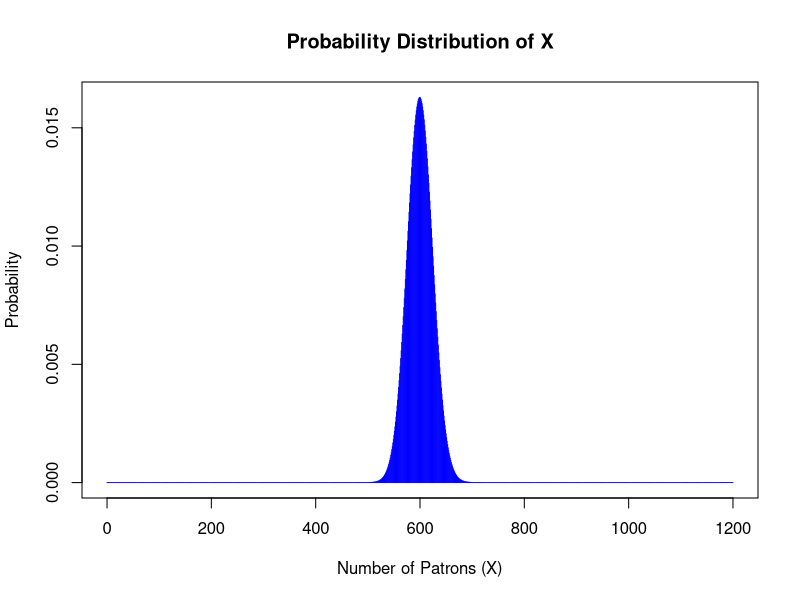
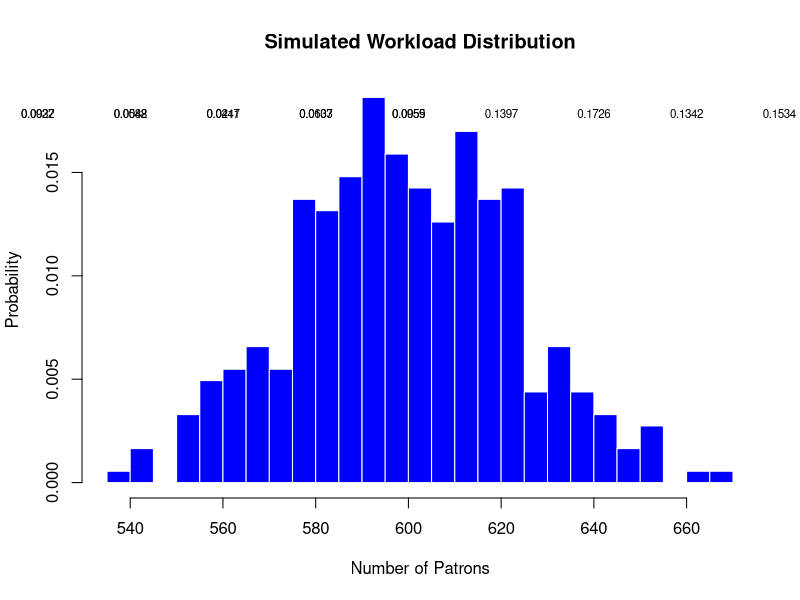

Generate these figures, in order, with R:
## ---- chunk 1
𝜆= 600
Expacted_value= 𝜆
Expacted_value
standard_deviation = sqrt(𝜆)
standard_deviation

## ---- chunk 2
x <- 0:1200
lambda <- 600
probabilities <- dpois(x, lambda)

plot(x, probabilities, type = "h",
     main = "Probability Distribution of X",
     xlab = "Number of Patrons (X)",
     ylab = "Probability",
     col = "blue"
)

## ---- chunk 3
groupings <- seq(0, 1200, 100)
group_probabilities <- diff(ppois(groupings, lambda))

# Display the probabilities for the groupings
for (i in 1:length(groupings)) {
  cat(paste0("P(", groupings[i], " ≤ X <", groupings[i] + 100, ") = ", group_probabilities[i], "\n"))
}


## ---- chunk 4
probability_more_than_675 <- 1 - ppois(675, lambda)
probability_more_than_675
## ---- chunk 5
num_days <- 365
simulated_workload <- rpois(num_days, lambda)

hist(simulated_workload, breaks = 20, 
     main = "Simulated Workload Distribution",
     xlab = "Number of Patrons",
     ylab = "Probability",
     col = "blue",
     border = "white",
     probability = TRUE
)

# Calculate the probabilities
normalized_freq <- hist(simulated_workload, plot = FALSE)$counts / num_days
normalized_freq

# Display the probabilities above each bar
mtext(text = round(normalized_freq, 4), side = 3, at = pretty(simulated_workload), line = -2, cex = 0.7)

